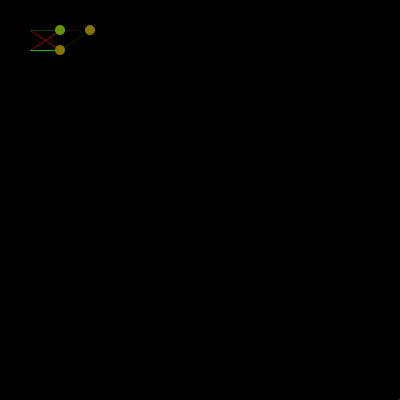
Frame 1 (no input)
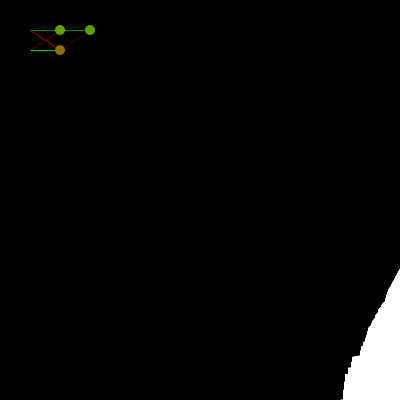
Frame 60 (the mouse pressed at the canvas centre just before this capture)
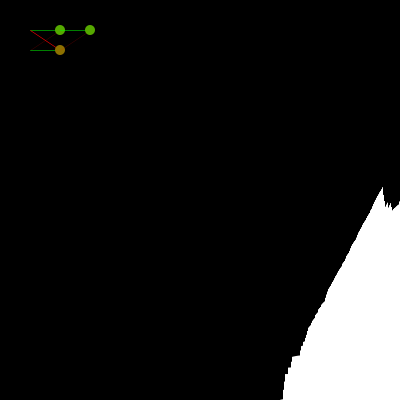
Frame 120 (the mouse held since frame 60 and released just before this capture)

The Processing sketch that drew these frames (run headless with seeded random() and noise(); from frame 60 on, the mouse is pressed at the canvas centre):

// Processing sketch: multilayerNetwork
// ── multilayerNetwork.pde
/*
the graph displays the error of the ai
the higher the bar the bigger the error is
the ai will train itself until the error is 0

currently the ai can only solve linearly seperatable problem
*/
//misc
float averageError = 0;
float[] pastErrors = new float[100];
//graphing
graph g1 = new graph(0, 0, 400, 400, 0.5, 1);
//network var
int[] layers = {2,1};
int inputs = 2;

float lr = 0.001;//change this to change how fast it learns(learning rate) the larger the number the easier it overshoots. if small it takes a long time.

network n;
//training data
float[][] input = {
  {0,0},
  {1,0},
  {0,1},
  {1,1},
  
};

float[][] answer = {
  {0},
  {1},
  {1},
  {0},
  
};

void setup(){
  size(400,400);
  n = new network(layers, inputs);
}

void draw(){
  background(0);
  //neural network
  int index = floor(random(input.length));
  for(int i = 0;i < 100;i++){
    n.train(input[index], answer[index],1000);
  }
  //misc
  println(input[index]);
  println(n.guess(input[index]));
  float roundE = abs(n.getError(input[index], answer[index]));
  for(int i = pastErrors.length-2;i >= 0;i--){
    pastErrors[i+1] = pastErrors[i];
  }
  pastErrors[0] = roundE;
  for(int i = 0;i < pastErrors.length;i++){
    averageError += abs(pastErrors[i]);
  }
  averageError /= pastErrors.length;
  //graphics
  g1.addNew(averageError);
  g1.display();
  n.display(60,30);
  //reset
  averageError = 0;
}
// ── graph.pde
class graph{
  
  float[] graph;
  float x, y;
  float maxHeight, maxWidth, barSize, maxValue;
  
  graph(float x, float y, float maxHeight, float maxWidth, float maxValue, float barSize){
    this.barSize = barSize;
    this.maxHeight = maxHeight;
    this.maxWidth = maxWidth;
    this.maxValue = maxValue;
    this.x = x;
    this.y = y;
    graph = new float[round(maxWidth/barSize)];
  }
  
  void addNew(float num){
    for(int i = 1;i < graph.length;i++){
      graph[i-1] = graph[i];
    }
    if(num > maxValue){
      num = maxValue;
    }
    graph[graph.length-1] = num;
  }
  
  void setLine(float num){
    float h = maxHeight*num/maxValue;
    stroke(255,0,0);
    line(x,y + maxHeight - h,x+maxWidth,y + maxHeight - h);
  }
  
  void display(){
    noStroke();
    fill(255);
    for(int i = 0;i < graph.length;i++){
      float h = maxHeight*graph[i]/maxValue;
      rect(x+i*barSize,y + maxHeight - h,barSize,h);
    }
  }
  
}
// ── layer.pde
class layer{
  
  node[] nodes;
  float[] prevInputs;
  
  layer(int numNodes, int inputs){
    nodes = new node[numNodes];
    for(int i = 0;i < nodes.length;i++){
      nodes[i] = new node(inputs+1);
    }
  }
  
  float[] guess(float [] inputs){
    float[] guesses = new float[nodes.length];
    prevInputs = inputs;
    for(int i = 0;i < nodes.length;i++){
      guesses[i] = nodes[i].guess(inputs);
    }
    return guesses;
  }
  
  void correct(float[] error){
    for(int i = 0;i < nodes.length;i++){
      nodes[i].correct(error[i]);
    }
  }
  
  float[] prefNextLayer(float[] error){//fix
    //println(nodes.length);
    float[] nextLayerError = new float[nodes[0].weights.length];
    for(int i = 0;i < nodes.length;i++){
      for(int j = 0;j < nextLayerError.length;j++){
        nextLayerError[j] += nodes[i].nextLayerChange(error[i])[j];
      }
      //println(error[i]);
      //println(nodes[i].weights);
      //println(nodes[i].nextLayerChange(error[i]));
    }
    //println(nextLayerError);
    for(int i = 0;i < nextLayerError.length;i++){
      nextLayerError[i] /= nodes.length;
    }
    return nextLayerError;
  }
  
  void display(float x, float y){
    for(int i = 0;i < nodes.length;i++){
      nodes[i].display(x,float(i)*20+y,y);
    }
  }
}
// ── network.pde
class network{
  
  layer[] layers;
  float[] totalError;
  
  network(int[] layers, int inputs){
    totalError = new float[layers[layers.length-1]];
    this.layers = new layer[layers.length];
    this.layers[0] = new layer(layers[0], inputs);
    for(int i = 1;i < layers.length;i++){
      this.layers[i] = new layer(layers[i], layers[i-1]);
    }
  }
  
  float[] guess(float[] inputs){
    float[] lastLayerGuess;
    lastLayerGuess = layers[0].guess(append(inputs,1));//add bias
    for(int i = 1;i < layers.length;i++){
      lastLayerGuess = layers[i].guess(append(lastLayerGuess,1));//add bias
    }
    return lastLayerGuess;
  }
  
  float getError(float[] inputs, float[] answers){
    float[] act = guess(inputs);
    float[] error = new float[answers.length];
    for(int i = 0;i < error.length;i++){//get error
      error[i] = answers[i] - act[i];
    }
    float totalSquaredError = 0;
    for(int i = 0;i < error.length;i++){
      totalSquaredError += pow(error[i],2);
    }
    return totalSquaredError;
  }
  
  void train(float[] inputs, float[] answers, int num){
    float[] act = guess(inputs);
    float[] error = new float[answers.length];
    for(int i = 0;i < num;i++){
      for(int j = 0;j < error.length;j++){//get error
        error[j] += answers[j] - act[j];
      }
    }
    for(int i = 0;i < error.length;i++){
      error[i] /= num;
    }
    float[] errorN;
    errorN = shorten(layers[layers.length-1].prefNextLayer(error));
    layers[layers.length-1].correct(error);
    for(int i = 2;i < layers.length+1;i++){
      float[] le = errorN;
      errorN = shorten(layers[layers.length-i].prefNextLayer(errorN));
      layers[layers.length-(i)].correct(le);
    }
  }
  
  void display(float x, float y){
    for(int i = 0;i < layers.length;i++){
      layers[i].display(i*30+x,y);
    }
  }
  
}
// ── node.pde
class node{
  
  float[] prevInputs;
  float[] weights;
  
  float lastOut = 0;
  
  node(int inputs){
    weights = new float[inputs];
    prevInputs = new float[inputs];
    for(int i = 0;i < weights.length;i++){
      weights[i] = random(-1,1);
    }
  }
  
  float guess(float[] inputs){
    prevInputs = inputs;
    float total = 0;
    for(int i = 0;i < inputs.length;i++){
      total += inputs[i]*weights[i];
    }
    lastOut = sigmoid(total);
    return sigmoid(total);//activation function
  }
  
  void correct(float error){
    for(int i = 0;i < weights.length;i++){
      weights[i] += error * prevInputs[i] * lr;
    }
  }
  
  float[] nextLayerChange(float error){//fix
    if(error > 1.1){
      error = 1.1;
    }if(error < -1.1){
      error = -1.1;
    }
    float[] change = new float[weights.length];
    for(int i = 0;i < weights.length-1;i++){
      change[i] = error * weights[i];
    }
    return change;
  }
  
  void display(float x, float y, float yN){
    float min = -2;
    float max = 2;
    for(int i = 0;i < weights.length-1;i++){
      if(weights[i]>0){
        stroke(0,255,0);
      }else{
        stroke(255,0,0);
      }
      float absW = abs(weights[i]);
      strokeWeight(constrain(absW,0,500));
      line(x,y,x-30,yN+i*20);
    }
    //fill(map(weights[weights.length-1],min,max,255,0),map(weights[weights.length-1],min,max,0,255),0);
    fill(map(lastOut,min,max,255,0),map(lastOut,min,max,0,255),0);
    noStroke();
    ellipse(x,y,10,10);
  }
  
}

float sigmoid(float n){
  return 2*((1/(1 + exp(-1 * n)))-0.5);
}
float sign(float n){
  if(n < 0){
    return -1;
  }if(n > 0){
    return 1;
  }
  return 0;
}
